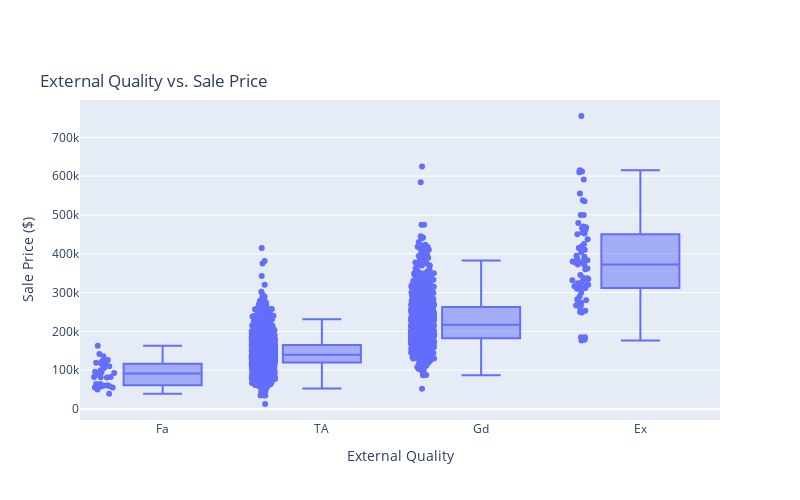

The cell this chart's notebook holds for it:
### Code cell
fig = px.box(housing, x='ExterQual', y='SalePrice', points="all",
             title='External Quality vs. Sale Price',
             labels={'ExterQual': 'External Quality', 'SalePrice': 'Sale Price ($)'},
             category_orders={'ExterQual': ['Fa', 'TA', 'Gd', 'Ex']})

fig.update_layout(
    title=dict(y=0.85),
    height=500,
    width=800)

fig.show()

### Figure 1 — Plotly figure (JSON) as saved in the notebook; plotly's stock layout.template omitted (floating-point values rounded to 4 significant figures; data arrays with more than 128 entries replaced by an {"elided": "..."} marker saying what was removed)
{"data": [{"alignmentgroup": "True", "boxpoints": "all", "hovertemplate": "External Quality=%{x}<br>Sale Price ($)=%{y}<extra></extra>", "legendgroup": "", "marker": {"color": "#636efa"}, "name": "", "notched": false, "offsetgroup": "", "orientation": "v", "showlegend": false, "type": "box", "x": {"elided": "2579 str values"}, "x0": " ", "xaxis": "x", "y": {"elided": "2579 int values"}, "y0": " ", "yaxis": "y"}], "layout": {"boxmode": "group", "height": 500, "legend": {"tracegroupgap": 0}, "title": {"text": "External Quality vs. Sale Price", "y": 0.85}, "width": 800, "xaxis": {"anchor": "y", "categoryarray": ["Fa", "TA", "Gd", "Ex"], "categoryorder": "array", "domain": [0, 1], "title": {"text": "External Quality"}}, "yaxis": {"anchor": "x", "domain": [0, 1], "title": {"text": "Sale Price ($)"}}}}
